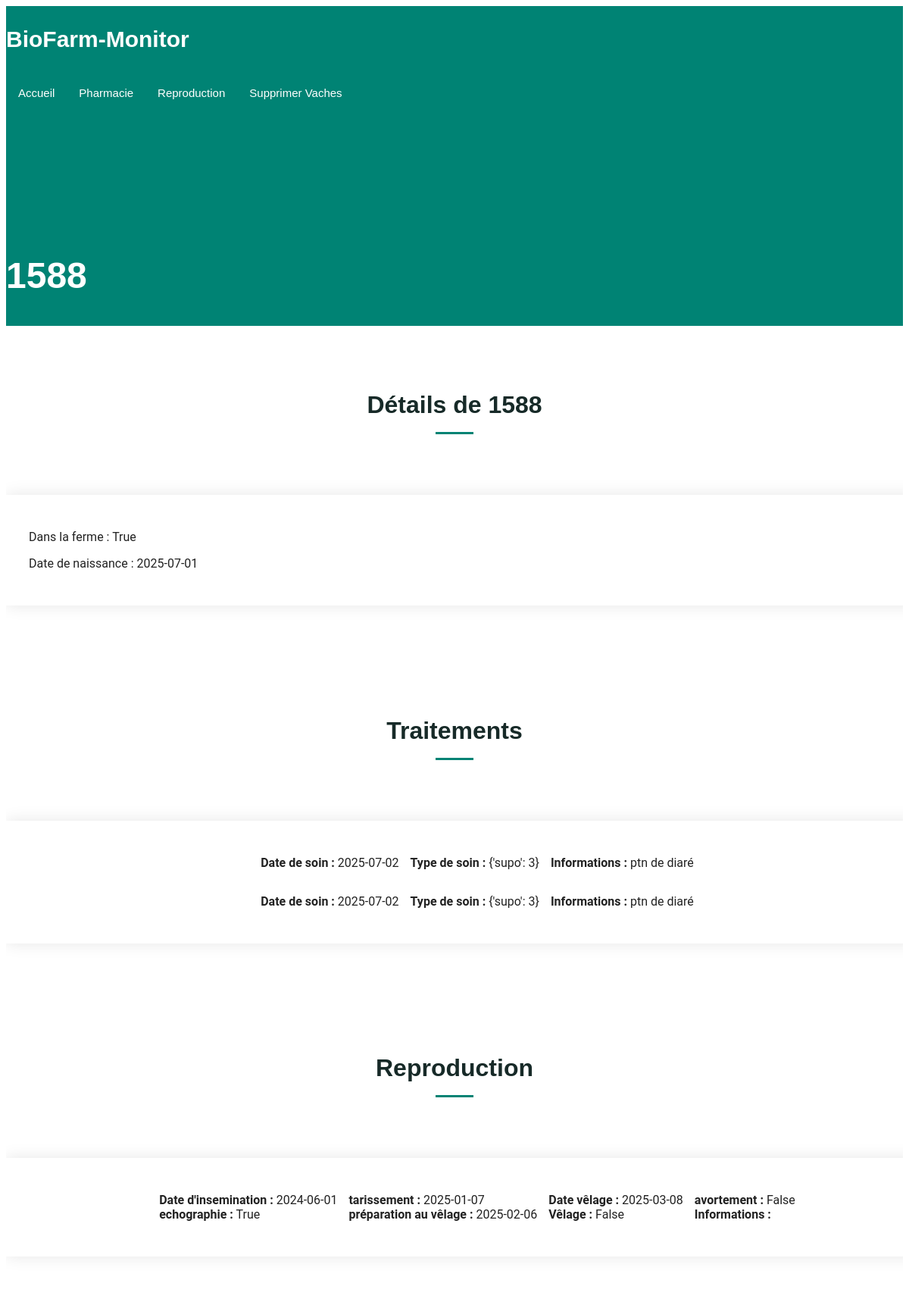
Screenshot of /view_cow/1588 with the database file from the repository.
### web_app/models.py (models this page shows, shortened)
class Cow(db.Model):
    id = Column(Integer, primary_key=True)  # numero Vache
    cow_cares = Column(MutableList.as_mutable(PickleType), default=list, nullable=False)
    info = Column(MutableList.as_mutable(PickleType), default=list, nullable=False)
    in_farm = Column(Boolean)  # faux si vache sortie expoitation
    born_date = Column(DATE)
    reproduction = Column(
        MutableList.as_mutable(PickleType), default=list, nullable=False
    )

### web_app/views.py (the view)
@app.route('/view_cow/<int:cow_id>', methods=['GET','POST'])
def view_cow(cow_id):
    if cow := CowUntils.get_cow(cow_id=cow_id):
        print("🐄 Vache récupérée :", cow)
        return render_template("cow_details.html", cow=cow)
    else:
        return "Vache introuvable", 404

### web_app/models.py (called while the page is built)
    @staticmethod
    def get_cow(cow_id: int) -> Cow:
        if cow := Cow.query.get(cow_id):
            return cow
        raise ValueError(f"Cow with ID {cow_id} not found")

### web_app/templates/cow_details.html (shortened to what this page needs)
{% extends 'base.html' %}
{% block body_class %}
  index-page
{% endblock %}
{% block page_title %}
  {{cow.id}}
{% endblock %}
{% block content %}
  <section id='cow_détails' class='contact section'>
    <div class="container section-title">
      <h2>Détails de {{ cow.id }}</h2>
    </div>
    <div class='php-email-form'>
        <p>Dans la ferme : {{ cow.in_farm }}</p>
        <p>Date de naissance : {{ cow.born_date }}</p>
    </div>
  </section>
  <section id='cow_cares' class='contact section'>
    <div class="container section-title">
      <h2>Traitements</h2>
    </div>
    <div class='php-email-form'>
      {% for date,care,info in cow.cow_cares %}
        <div class="row gy-4" id="cow-care-block-{{ date }}">
          <div class="col-12">
            <p>
              <strong>Date de soin :</strong> {{ date }}
            </p>
          </div>
          <div class="col-md-6">
            <p>
              <strong>Type de soin :</strong> {{ care }}
            </p>
          </div>
          <div class="col-md-6">
            <p>
              <strong>Informations :</strong> {{ info }}
            </p>
          </div>
        </div>
      {% endfor %}
    </div>
  </section>
    <section id='calving' class='contact section'>
    <div class="container section-title">
      <h2>Reproduction</h2>
    </div>
    <div class='php-email-form'>
      {% for repro,info in cow.reproduction %}
      {% if repro['insemination'] %}
      <div class="row gy-4">
        <div class="col-12">
          <p>
            <strong>Date d'insemination :</strong> {{ repro['insemination'] }}<br>
            <strong>echographie :</strong> {{ repro['ultrasound'] }}
          </p>
        </div>
        <div class="col-md-6">
          <p>
            <strong>tarissement :</strong> {{ repro['dry'] }}<br>
            <strong>préparation au vêlage :</strong> {{ repro['calving_preparation'] }}
          </p>
        </div>
        <div class="col-md-6">
          <p>
            <strong>Date vêlage :</strong> {{ repro['calving_date'] }}<br>
            <strong>Vêlage :</strong> {{ repro['calving'] }}
          </p>
        </div>
        <div class="col-md-6">
          <p>
            <strong>avortement :</strong> {{ repro['abortion'] }}<br>
            <strong>Informations :</strong> {{ info }}
          </p>
        </div>
      </div>
      {% endif %}
      {% endfor %}
    </div>
  </section>
{% endblock %}

### web_app/static/css/main.css (style rules this page uses)
:root { --default-font: "Roboto", system-ui, -apple-system, "Segoe UI", Roboto, "Helvetica Neue", Arial, "Noto Sans", "Liberation Sans", sans-serif, "Apple Color Emoji", "Segoe UI Emoji", "Segoe UI Symbol", "Noto Color Emoji"; --heading-font: "Montserrat", sans-serif; --nav-font: "Poppins", sans-serif; }
:root { --background-color: #ffffff; --default-color: #222222; --heading-color: #172a28; --accent-color: #008374; --surface-color: #ffffff; --contrast-color: #ffffff; }
:root { --nav-color: #ffffff; --nav-hover-color: #008374; --nav-mobile-background-color: #ffffff; --nav-dropdown-background-color: #ffffff; --nav-dropdown-color: #01433c; --nav-dropdown-hover-color: #008374; }
:root { scroll-behavior: smooth; }
body { color: var(--default-color); background-color: var(--background-color); font-family: var(--default-font); }
h1, h2, h3, h4, h5, h6 { color: var(--heading-color); font-family: var(--heading-font); }
.php-email-form .row.gy-4 { display: flex; justify-content: center; align-items: center; gap: 15px; flex-wrap: nowrap; }
.php-email-form .col-md-6, .php-email-form .col-md-12.text-center { flex: none; width: auto; margin-bottom: 0; }
section, .section { color: var(--default-color); background-color: var(--background-color); padding: 60px 0; scroll-margin-top: 112px; overflow: clip; }
.section-title { text-align: center; padding-bottom: 60px; position: relative; }
.section-title h2 { font-size: 32px; font-weight: 700; margin-bottom: 20px; padding-bottom: 20px; position: relative; }
.section-title h2:after { content: ""; position: absolute; display: block; width: 50px; height: 3px; background: var(--accent-color); left: 0; right: 0; bottom: 0; margin: auto; }
.contact .php-email-form { background-color: var(--surface-color); box-shadow: 0px 0px 20px rgba(0, 0, 0, 0.1); width: 100%; height: 100%; padding: 30px; }

### rows the page displays
Cow: id "1588", in_farm "True", born_date "2025-07-01"

### other values shown
{{ date }} "2025-07-02" "2025-07-02"
{{ care }} "{'supo': 3}" "{'supo': 3}"
{{ info }} "ptn de diaré" "ptn de diaré"
{{ repro['insemination'] }} "2024-06-01"
{{ repro['ultrasound'] }} "True"
{{ repro['dry'] }} "2025-01-07"
{{ repro['calving_preparation'] }} "2025-02-06"
{{ repro['calving_date'] }} "2025-03-08"
{{ repro['calving'] }} "False"
{{ repro['abortion'] }} "False"
